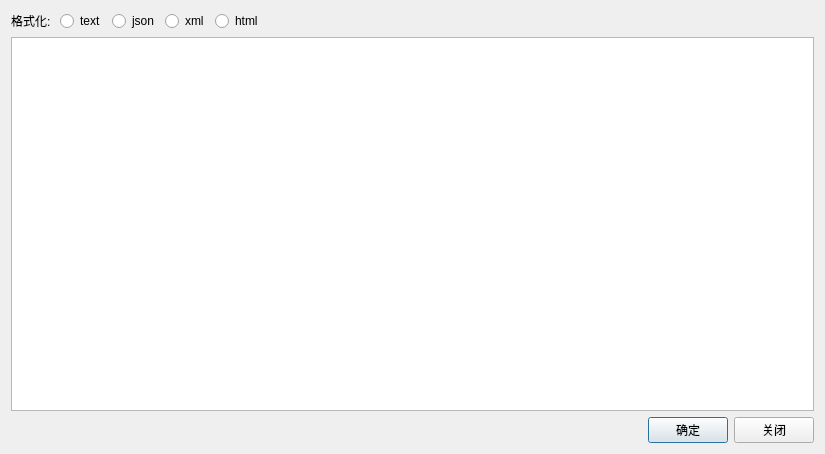
<?xml version="1.0" encoding="UTF-8"?>
<ui version="4.0">
 <class>ValueDialog</class>
 <widget class="QDialog" name="ValueDialog">
  <property name="geometry">
   <rect>
    <x>0</x>
    <y>0</y>
    <width>825</width>
    <height>454</height>
   </rect>
  </property>
  <property name="windowTitle">
   <string>Dialog</string>
  </property>
  <layout class="QGridLayout" name="gridLayout">
   <item row="0" column="0">
    <layout class="QHBoxLayout" name="horizontalLayout">
     <item>
      <widget class="QLabel" name="_label">
       <property name="text">
        <string>格式化: </string>
       </property>
      </widget>
     </item>
     <item>
      <widget class="QRadioButton" name="_radioButtonText">
       <property name="text">
        <string>text</string>
       </property>
      </widget>
     </item>
     <item>
      <widget class="QRadioButton" name="_radioButtonJson">
       <property name="text">
        <string>json</string>
       </property>
      </widget>
     </item>
     <item>
      <widget class="QRadioButton" name="_radioButtonXml">
       <property name="text">
        <string>xml</string>
       </property>
      </widget>
     </item>
     <item>
      <widget class="QRadioButton" name="_radioButtonHtml">
       <property name="text">
        <string>html</string>
       </property>
      </widget>
     </item>
     <item>
      <spacer name="_horizontalSpacerButton">
       <property name="orientation">
        <enum>Qt::Horizontal</enum>
       </property>
       <property name="sizeHint" stdset="0">
        <size>
         <width>78</width>
         <height>20</height>
        </size>
       </property>
      </spacer>
     </item>
    </layout>
   </item>
   <item row="1" column="0">
    <widget class="QTextEdit" name="_valueTextEdit"/>
   </item>
   <item row="2" column="0">
    <layout class="QHBoxLayout" name="horizontalLayout_3">
     <item>
      <spacer name="_horizontalSpacerFormat">
       <property name="orientation">
        <enum>Qt::Horizontal</enum>
       </property>
       <property name="sizeHint" stdset="0">
        <size>
         <width>118</width>
         <height>20</height>
        </size>
       </property>
      </spacer>
     </item>
     <item>
      <widget class="QPushButton" name="_pushButtonY">
       <property name="text">
        <string>确定</string>
       </property>
      </widget>
     </item>
     <item>
      <widget class="QPushButton" name="_pushButtonN">
       <property name="text">
        <string>关闭</string>
       </property>
      </widget>
     </item>
    </layout>
   </item>
  </layout>
 </widget>
 <resources/>
 <connections/>
</ui>
